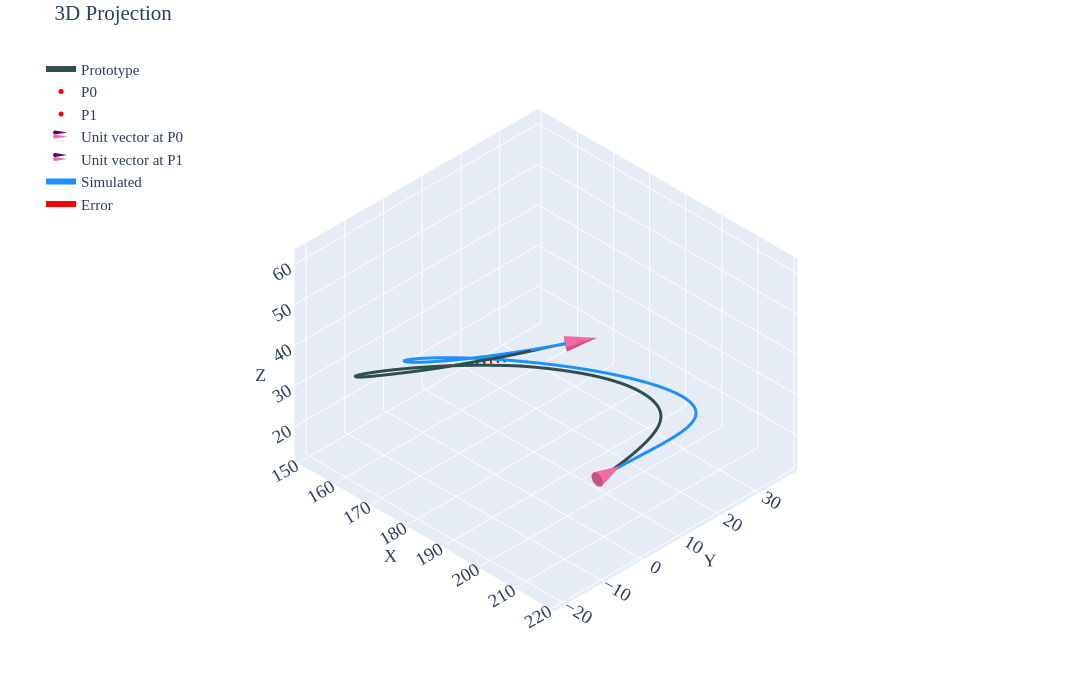

Write notebook code for a chart like this one.
### Code cell
#| label: p1c2

gravity_looper(psit=1,case=2,youngs_modulus=0.0028874,pfix='new-youngsmod\\')
